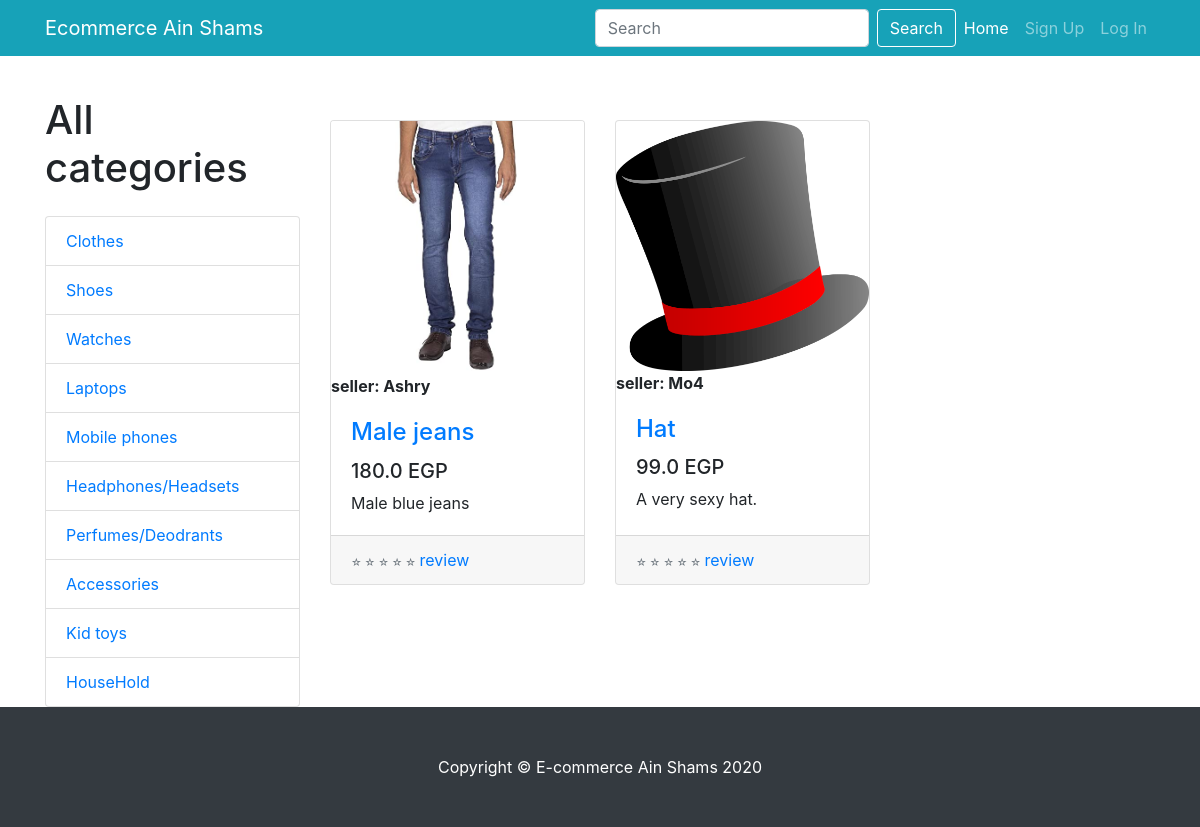
The page /clothes on the database as committed earlier.
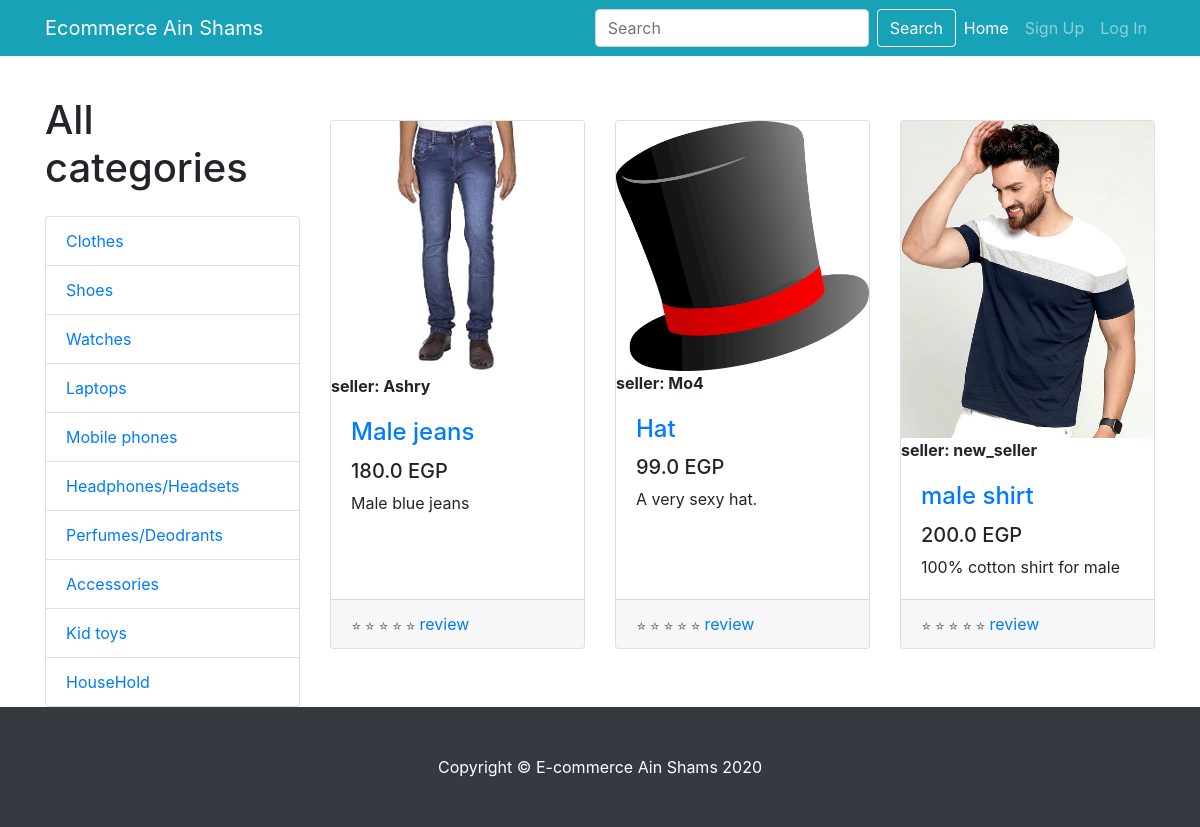
The same page on the database as committed later.
### home/models.py (models this page shows, shortened)
class Product (models.Model):
    CATEGORY=(
        ('clothes','clothes'),
        ('shoes','shoes'),
        ('watches','watches'),
        ('laptops','laptops'),
        ('mobile phones','mobile phones'),
        ('headphones/headsets','headphones/headsets'),
        ('perfumes/deodrants','perfumes/deodrants'),
        ('accessories','accessories'),
        ('kid toys','kid toys'),
        ('HouseHold', 'HouseHold'),
    )
    name = models.CharField(max_length=200,null=True)
    slug = models.SlugField(unique=True)
    description = models.TextField()
    price = models.FloatField()
    image = models.ImageField(null=True,blank=True)
    category = models.CharField(max_length=64,choices=CATEGORY,null=True)
    seller = models.ForeignKey(User, related_name='seller',null=True,on_delete=models.CASCADE)
    amount = models.IntegerField(null=True,blank=True)
    class Meta:
        unique_together = ('name','slug')
    def get_rating(self):
        total = sum(int(review['stars']) for review in self.reviews.values())
        if self.reviews.count() > 0:
            return total / self.reviews.count()
        else:
            return 0

### home/views.py (the view)
# urls.py: path('clothes',views.category,{'category':'clothes'},name='clothes'),
def category(request,category):
    items = {}
    if category =='clothes':
        items = Product.objects.filter(category='clothes')
    elif category=='shoes':
        items = Product.objects.filter(category='shoes')
    elif category=='watches':
        items = Product.objects.filter(category='watches')
    elif category=='laptops':
        items = Product.objects.filter(category='laptops')
    elif category=='mobile_phones':
        items = Product.objects.filter(category='mobile phones')
    elif category=='headphones&headsets':
        items = Product.objects.filter(category='headphones/headsets')
    elif category=='perfumes&deodrants':
        items = Product.objects.filter(category='perfumes/deodrants')
    elif category=='accessories':
        items = Product.objects.filter(category='accessories')
    elif category=='kid_toys':
        items = Product.objects.filter(category='kid toys')
    elif category == 'household':
        items = Product.objects.filter(category='HouseHold')
    context = {
        'items':items
    }
    return render(request,'category/category.html',context)

### home/templates/category/category.html (shortened to what this page needs)
{% extends 'home/template.html' %}
{% load static %}
{%block content%}
  <br>
  <br>
  <br>
  <div class="container">
    <div class="row">
      <div class="col-lg-3">
        <h1 class="my-4">All categories</h1>
        <div class="list-group">
          <a href="{% url 'clothes'%}" class="list-group-item">Clothes</a>
          <a href="{% url 'shoes'%}" class="list-group-item">Shoes</a>
          <a href="{% url 'watches'%}" class="list-group-item">Watches</a>
          <a href="{% url 'laptops'%}" class="list-group-item">Laptops</a>
          <a href="{% url 'mobile_phones'%}" class="list-group-item">Mobile phones</a>
          <a href="{% url 'headphones&headsets'%}" class="list-group-item">Headphones/Headsets</a>
          <a href="{% url 'perfumes&deodrants'%}" class="list-group-item">Perfumes/Deodrants</a>
          <a href="{% url 'accessories'%}" class="list-group-item">Accessories</a>
          <a href="{% url 'kid_toys'%}" class="list-group-item">Kid toys</a>
            <a href="{% url 'household'%}" class="list-group-item">HouseHold</a>
        </div>
      </div>
      <div class="col-lg-9">
        <br><br>
        <div class="row">
          {% for item in items %}
          <div class="col-lg-4 col-md-6 mb-4">
            <div class="card h-100">
              <a href="{% url 'product_detail' item.slug %}"><img class="card-img-top" src="{% static 'images/'%}{{item.image}} " alt=""></a>
              <strong>seller: {{item.seller}}</strong>
              <div class="card-body">
                <h4 class="card-title">
                  <a href="{% url 'product_detail' item.slug %}">{{item.name}}</a>
                </h4>
                <h5>{{item.price}} EGP</h5>
                <p class="card-text">{{item.description}}</p>
              </div>
              <div class="card-footer">
                <small class="text-muted">
                  {%if item.get_rating >= 1 and  item.get_rating < 2 %}
                  <small class="text-muted">&#9733; &#9734; &#9734; &#9734; &#9734;</small>
                  {%elif item.get_rating >= 2 and  item.get_rating < 3 %}
                  <small class="text-muted">&#9733; &#9733; &#9734; &#9734; &#9734;</small>
                  {%elif item.get_rating >= 3 and  item.get_rating < 4 %}
                  <small class="text-muted">&#9733; &#9733; &#9733; &#9734; &#9734;</small>
                  {%elif item.get_rating >= 4 and  item.get_rating < 5 %}
                  <small class="text-muted">&#9733; &#9733; &#9733; &#9733; &#9734;</small>
                  {%elif item.get_rating == 5 %}
                  <small class="text-muted">&#9733; &#9733; &#9733; &#9733; &#9733;</small>
                  {% else %}
                  <small class="text-muted">&#9734; &#9734; &#9734; &#9734; &#9734;</small>
                  {% endif %}
                </small>
                <a href="{% url 'product_detail' item.slug %}">review</a>
              </div>
            </div>
          </div>
          {%endfor%}
        </div>
      </div>
    </div>
  </div>
  {%endblock content%}

### home/templates/home/template.html (shortened to what this page needs)
{% load static %}
<!DOCTYPE html>
<html lang="en">
<head>
  <link href= "{% static 'home/vendor/bootstrap/css/bootstrap.min.css'  %}" rel="stylesheet">
</head>
<body style="background-image: url('https://inspirationhut.net/wp-content/uploads/2013/05/201.png');">
  <nav class="navbar navbar-expand-lg navbar-dark bg-info fixed-top">
    <div class="container">
      <a class="navbar-brand" href="{% url 'home'%}">Ecommerce Ain Shams</a>
      <div class="collapse navbar-collapse" id="navbarResponsive">
        <ul class="navbar-nav ml-auto">
          <form class="form-inline my-2 my-lg-0" action='/search/'>
            <input class="form-control mr-sm-2" type="search" name='q' placeholder="Search" aria-label="Search">
            <button class="btn btn-outline-success my-2 my-sm-0" type="submit" style="color: white; border-color: white;">Search</button>
          </form>
          <li class="nav-item active">
            <a class="nav-link" href="{% url 'home'%}">Home
            </a>
          </li>
          {% if request.user.is_authenticated %}
            <li class="nav-item">
              <a class="nav-link" href="{% url 'logout'%}">Log Out</a>
            </li>
            {% if request.user.is_staff %}
            {%else%}
            <li class="nav-item">
              <a class="nav-link" href="{% url 'cart'%}"><img style="width:25px;display: inline-block;margin-left: 15px;"  id="cart-icon" src="{% static 'images/cart.png' %}"></a>
            </li>
            {%endif%}
          {% else %}
            <li class="nav-item">
              <a class="nav-link" href="{% url 'register'%}">Sign Up</a>
            </li>
            <li class="nav-item">
              <a class="nav-link" href="{% url 'login'%}">Log In</a>
            </li>
          {% endif %}
        </ul>
      </div>
    </div>
  </nav>
  {% block content %}
  {% endblock content %}
    <footer class="py-5 bg-dark">
        <div class="container">
          <p class="m-0 text-center text-white">Copyright &copy; E-commerce Ain Shams 2020</p>
        </div>
      </footer>
    </body>
    </html>

Rows that differ between the two databases and show on the page:
added Product: image (picture), seller "new_seller", name "male shirt", price "200.0", description "100% cotton shirt for male"
